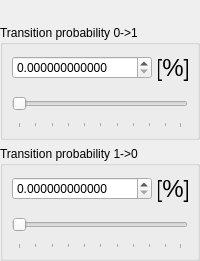
              <widget class="QWidget" name="page_bac">
               <property name="maximumSize">
                <size>
                 <width>16777215</width>
                 <height>300</height>
                </size>
               </property>
               <layout class="QVBoxLayout" name="verticalLayout_6">
                <property name="leftMargin">
                 <number>0</number>
                </property>
                <property name="topMargin">
                 <number>25</number>
                </property>
                <property name="rightMargin">
                 <number>0</number>
                </property>
                <property name="bottomMargin">
                 <number>0</number>
                </property>
                <item>
                 <widget class="QGroupBox" name="groupBox_2">
                  <property name="maximumSize">
                   <size>
                    <width>16777215</width>
                    <height>120</height>
                   </size>
                  </property>
                  <property name="title">
                   <string>Transition probability 0-&gt;1</string>
                  </property>
                  <layout class="QVBoxLayout" name="verticalLayout_4">
                   <item>
                    <layout class="QHBoxLayout" name="horizontalLayout_4">
                     <item>
                      <widget class="QDoubleSpinBox" name="dSpinB_channel_bac0">
                       <property name="decimals">
                        <number>12</number>
                       </property>
                       <property name="maximum">
                        <double>100.000000000000000</double>
                       </property>
                      </widget>
                     </item>
                     <item>
                      <widget class="QLabel" name="label_4">
                       <property name="minimumSize">
                        <size>
                         <width>30</width>
                         <height>0</height>
                        </size>
                       </property>
                       <property name="maximumSize">
                        <size>
                         <width>30</width>
                         <height>16777215</height>
                        </size>
                       </property>
                       <property name="font">
                        <font>
                         <pointsize>18</pointsize>
                         <bold>false</bold>
                        </font>
                       </property>
                       <property name="text">
                        <string>[%]</string>
                       </property>
                       <property name="alignment">
                        <set>Qt::AlignmentFlag::AlignCenter</set>
                       </property>
                      </widget>
                     </item>
                    </layout>
                   </item>
                   <item>
                    <widget class="QSlider" name="hSlider_channel_bac0">
                     <property name="minimumSize">
                      <size>
                       <width>0</width>
                       <height>40</height>
                      </size>
                     </property>
                     <property name="orientation">
                      <enum>Qt::Orientation::Horizontal</enum>
                     </property>
                     <property name="tickPosition">
                      <enum>QSlider::TickPosition::TicksBelow</enum>
                     </property>
                     <property name="tickInterval">
                      <number>10</number>
                     </property>
                    </widget>
                   </item>
                  </layout>
                 </widget>
                </item>
                <item>
                 <widget class="QGroupBox" name="groupBox_3">
                  <property name="maximumSize">
                   <size>
                    <width>16777215</width>
                    <height>120</height>
                   </size>
                  </property>
                  <property name="title">
                   <string>Transition probability 1-&gt;0</string>
                  </property>
                  <layout class="QVBoxLayout" name="verticalLayout_5">
                   <item>
                    <layout class="QHBoxLayout" name="horizontalLayout_5">
                     <item>
                      <widget class="QDoubleSpinBox" name="dSpinB_channel_bac1">
                       <property name="decimals">
                        <number>12</number>
                       </property>
                       <property name="maximum">
                        <double>100.000000000000000</double>
                       </property>
                      </widget>
                     </item>
                     <item>
                      <widget class="QLabel" name="label_5">
                       <property name="minimumSize">
                        <size>
                         <width>30</width>
                         <height>0</height>
                        </size>
                       </property>
                       <property name="maximumSize">
                        <size>
                         <width>30</width>
                         <height>16777215</height>
                        </size>
                       </property>
                       <property name="font">
                        <font>
                         <pointsize>18</pointsize>
                         <bold>false</bold>
                        </font>
                       </property>
                       <property name="text">
                        <string>[%]</string>
                       </property>
                       <property name="alignment">
                        <set>Qt::AlignmentFlag::AlignCenter</set>
                       </property>
                      </widget>
                     </item>
                    </layout>
                   </item>
                   <item>
                    <widget class="QSlider" name="hSlider_channel_bac1">
                     <property name="minimumSize">
                      <size>
                       <width>0</width>
                       <height>40</height>
                      </size>
                     </property>
                     <property name="orientation">
                      <enum>Qt::Orientation::Horizontal</enum>
                     </property>
                     <property name="tickPosition">
                      <enum>QSlider::TickPosition::TicksBelow</enum>
                     </property>
                     <property name="tickInterval">
                      <number>10</number>
                     </property>
                    </widget>
                   </item>
                  </layout>
                 </widget>
                </item>
               </layout>
              </widget>
